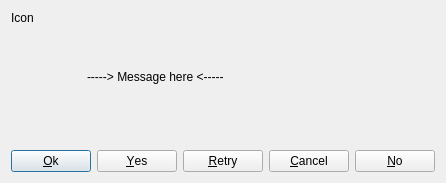
<ui version="4.0" >
 <class>dlgWndModal</class>
 <widget class="QDialog" name="dlgWndModal" >
  <property name="geometry" >
   <rect>
    <x>0</x>
    <y>0</y>
    <width>425</width>
    <height>183</height>
   </rect>
  </property>
  <property name="windowTitle" >
   <string>dlgWndModal</string>
  </property>
  <property name="modal" >
   <bool>true</bool>
  </property>
  <layout class="QGridLayout" >
   <item row="0" column="0" >
    <widget class="QLabel" name="lblIcon" >
     <property name="sizePolicy" >
      <sizepolicy vsizetype="Preferred" hsizetype="Preferred" >
       <horstretch>1</horstretch>
       <verstretch>0</verstretch>
      </sizepolicy>
     </property>
     <property name="text" >
      <string>Icon</string>
     </property>
    </widget>
   </item>
   <item rowspan="2" row="0" column="1" >
    <widget class="QLabel" name="lblMessage" >
     <property name="sizePolicy" >
      <sizepolicy vsizetype="Expanding" hsizetype="Expanding" >
       <horstretch>5</horstretch>
       <verstretch>0</verstretch>
      </sizepolicy>
     </property>
     <property name="text" >
      <string>-----> Message here &lt;-----</string>
     </property>
    </widget>
   </item>
   <item row="1" column="0" >
    <spacer>
     <property name="orientation" >
      <enum>Qt::Vertical</enum>
     </property>
     <property name="sizeHint" >
      <size>
       <width>20</width>
       <height>40</height>
      </size>
     </property>
    </spacer>
   </item>
   <item row="2" column="0" colspan="2" >
    <layout class="QHBoxLayout" >
     <item>
      <spacer>
       <property name="orientation" >
        <enum>Qt::Horizontal</enum>
       </property>
       <property name="sizeHint" >
        <size>
         <width>40</width>
         <height>20</height>
        </size>
       </property>
      </spacer>
     </item>
     <item>
      <widget class="QPushButton" name="btnOk" >
       <property name="text" >
        <string>&amp;Ok</string>
       </property>
      </widget>
     </item>
     <item>
      <widget class="QPushButton" name="btnYes" >
       <property name="text" >
        <string>&amp;Yes</string>
       </property>
      </widget>
     </item>
     <item>
      <widget class="QPushButton" name="btnRetry" >
       <property name="text" >
        <string>&amp;Retry</string>
       </property>
      </widget>
     </item>
     <item>
      <widget class="QPushButton" name="btnCancel" >
       <property name="text" >
        <string>&amp;Cancel</string>
       </property>
      </widget>
     </item>
     <item>
      <widget class="QPushButton" name="btnNo" >
       <property name="text" >
        <string>&amp;No</string>
       </property>
      </widget>
     </item>
    </layout>
   </item>
  </layout>
 </widget>
 <layoutdefault spacing="6" margin="11" />
 <resources/>
 <connections/>
</ui>
